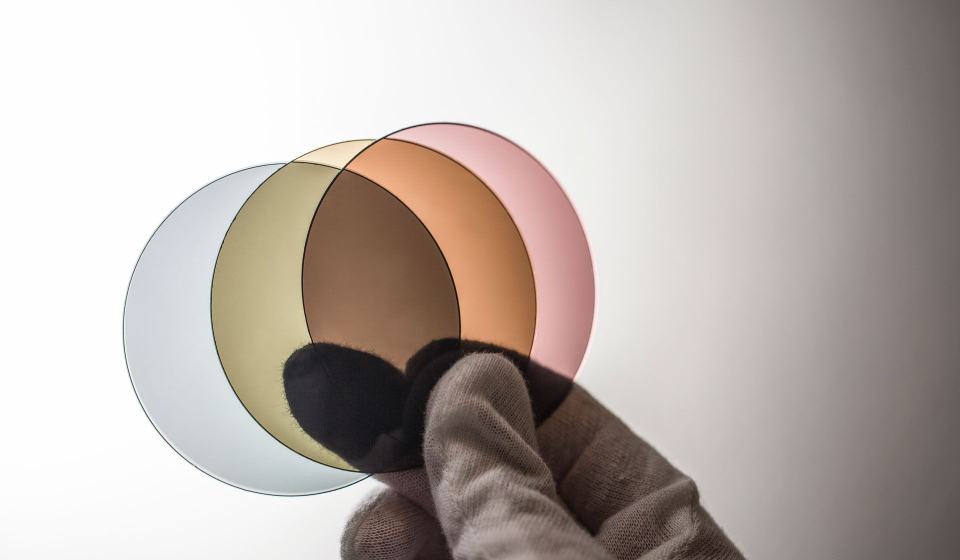
#> input picture assets/Superior-Glass-Lenses-Array.jpeg, 1920 x 1120 px (shown at 1/2 size)
$ python convert.py ../assets/Superior-Glass-Lenses-Array.jpeg
#> lines starting #> are read from the running program, lines starting #| are printed output that depends on the picture; after the words box and inside, x2 and y2 are one past the last pixel; in counts of white or black regions, pixels touching at a corner belong together
#> further down, img is the input picture: PIL image 1920x1120 RGB; mean R, G, B 188.3, 179.3, 173.9
#!/usr/bin/env python3
"""
Converts images into a format suitable for display on Badger 2040.
Optionally resizes images to 296x128 to fit the display.
Crunches images down to dithered, 1bit colour depth.
Outputs either in raw binary format or as a .py file for embedding into MicroPython.
Output to py functionality is borrwed from data_to_py.py, Copyright (c) 2016 Peter Hinch
"""

import io
import argparse
from PIL import Image, ImageEnhance
from pathlib import Path


PY_HEADER = """# Code generated by convert.py.
"""

PY_FOOTER = """_mvdata = memoryview(_data)
def data():
    return _mvdata
"""


parser = argparse.ArgumentParser(description='Converts images into the format used by Badger2040.')
parser.add_argument('file', nargs="+", help='input files to convert')
parser.add_argument('--out_dir', type=Path, default=None, help='output directory')
parser.add_argument('--binary', action="store_true", help='output binary file for MicroPython')
parser.add_argument('--py', action="store_true", help='output .py file for MicroPython embedding')
parser.add_argument('--resize', action="store_true", help='force images to 296x128 pixels')

options = parser.parse_args()


class ByteWriter(object):
    bytes_per_line = 16

    def __init__(self, stream, varname):
        self.stream = stream
        self.stream.write('{} =\\\n'.format(varname))
        self.bytecount = 0  # For line breaks

    def _eol(self):
        self.stream.write("'\\\n")

    def _eot(self):
        self.stream.write("'\n")

    def _bol(self):
        self.stream.write("b'")

    # Output a single byte
    def obyte(self, data):
        if not self.bytecount:
            self._bol()
        self.stream.write('\\x{:02x}'.format(data))
        self.bytecount += 1
        self.bytecount %= self.bytes_per_line
        if not self.bytecount:
            self._eol()

    # Output from a sequence
    def odata(self, bytelist):
        for byt in bytelist:
            self.obyte(byt)

    # ensure a correct final line
    def eot(self):  # User force EOL if one hasn't occurred
        if self.bytecount:
            self._eot()
        self.stream.write('\n')


def convert_image(img):
    if options.resize:
        img = img.resize((296, 128))  # resize
    try:
        enhancer = ImageEnhance.Contrast(img)
        img = enhancer.enhance(2.0)
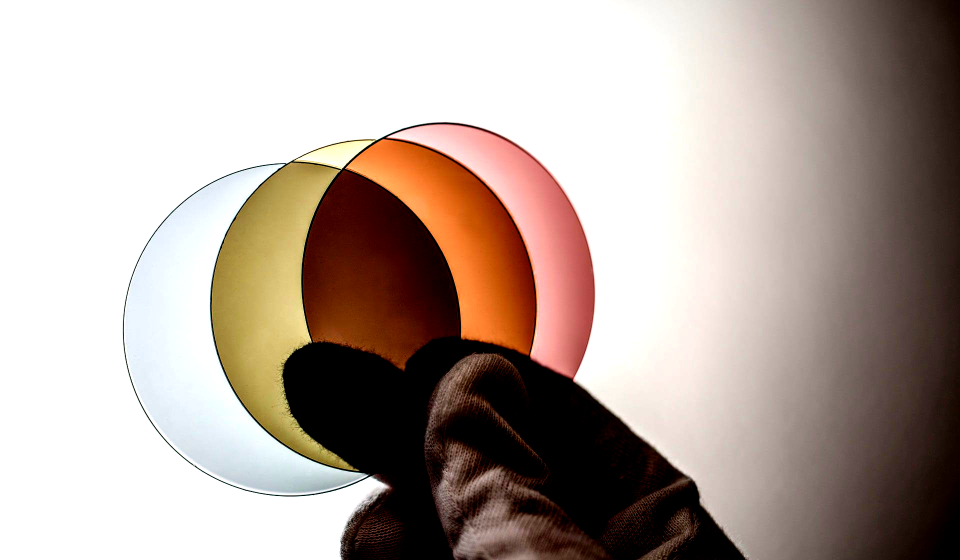
#> img: PIL image 1920x1120 RGB (shown at 1/2 size); mean R, G, B 180.1, 165.1, 156.9
    except ValueError:
        pass
    img = img.convert("1")  # convert to black and white
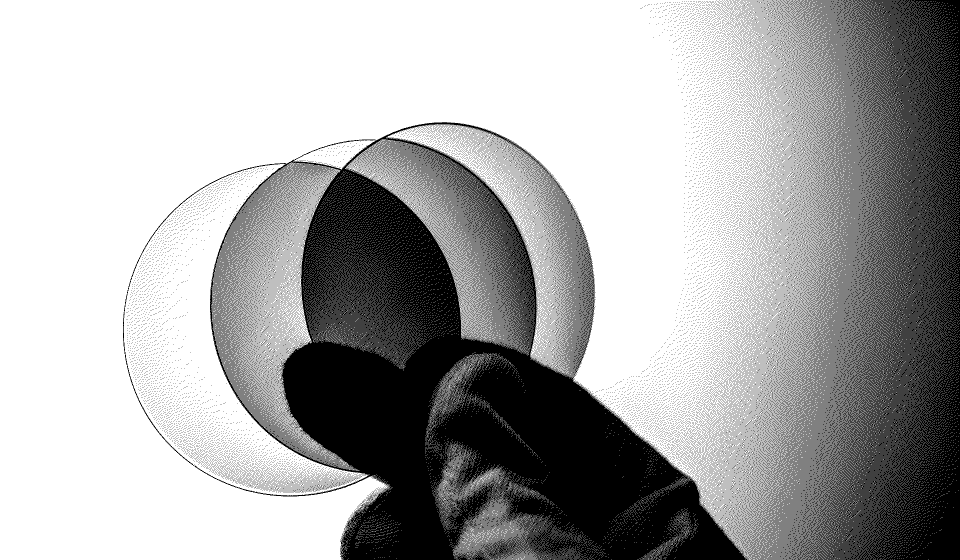
#> img: PIL image 1920x1120 1 (shown at 1/2 size); 66% white; 43591 black regions (43532 under 20 px), largest, box (x1, y1, x2, y2) and area: (246, 0, 1920, 1120) 668708, (1574, 50, 1614, 101) 141, (491, 610, 508, 631) 51
    return img


def write_stream(header, footer, ip_stream, op_stream):
    op_stream.write(header)
    op_stream.write('\n')
    data = ip_stream.read()
    bw_data = ByteWriter(op_stream, '_data')
    bw_data.odata(data)
    bw_data.eot()
    op_stream.write(footer)


# create map of images based on input filenames
for input_filename in options.file:
    with Image.open(input_filename) as img:
        img = convert_image(img)

        image_name = Path(input_filename).stem

        w, h = img.size
#> w = 1920; h = 1120

        output_data = [~b & 0xff for b in list(img.tobytes())]
#> output_data = 268800 items

        if options.binary:
            if options.out_dir is not None:
                output_filename = (options.out_dir / image_name).with_suffix(".bin")
            else:
                output_filename = Path(input_filename).with_suffix(".bin")
            print(f"Saving to {output_filename}, {w}x{h}")
            with open(output_filename, "wb") as out:
                out.write(bytearray(output_data))
        elif options.py:
            if options.out_dir is not None:
                output_filename = (options.out_dir / image_name).with_suffix(".py")
            else:
                output_filename = Path(input_filename).with_suffix(".py")
            print(f"Saving to {output_filename}, {w}x{h}")
            with open(output_filename, "w") as out:
                write_stream(PY_HEADER, PY_FOOTER, io.BytesIO(bytes(output_data)), out)
        else:
            image_code = '''\
static const uint8_t {image_name}[{count}] = {{
    {byte_data}
}};
    '''.format(image_name=image_name, count=len(output_data), byte_data=", ".join(str(b) for b in output_data))

            print(image_code)
#> (printed output is left out)

$ run again, on assets/Keys.png
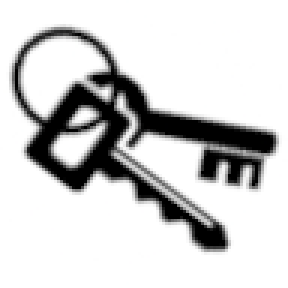
#> input picture assets/Keys.png, 96 x 96 px (shown 3 times larger)
#> img is the input picture: PIL image 96x96 RGB; mean R, G, B 208.9, 208.9, 208.9
#> in convert_image, `img = enhancer.enhance(2.0)`:
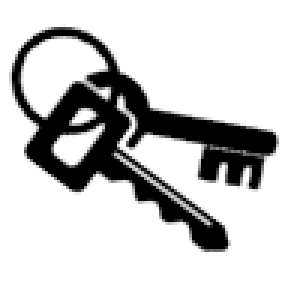
#> img: PIL image 96x96 RGB (shown 3 times larger); mean R, G, B 202, 202, 202
#> in convert_image, `img = img.convert("1")`:
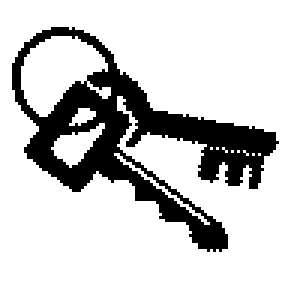
#> img: PIL image 96x96 1 (shown 3 times larger); 79.3% white; 1 black region, box (x1, y1, x2, y2) and area: (4, 9, 93, 84) 1906
#> output_data = 1152 values, max 255 at index 122, min 0 at index 0, mean 50.08
#> (printed output is left out)
